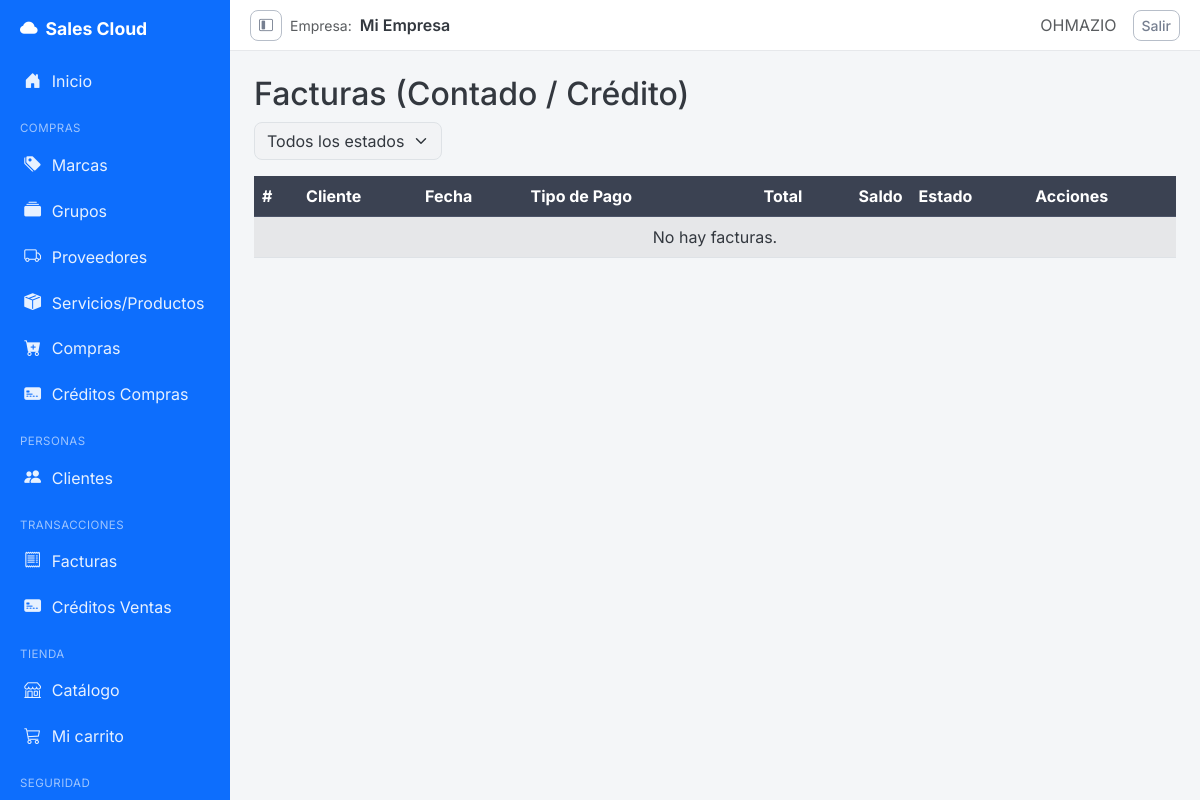
The page /creditos/facturas/ (signed in) on the database as committed earlier.
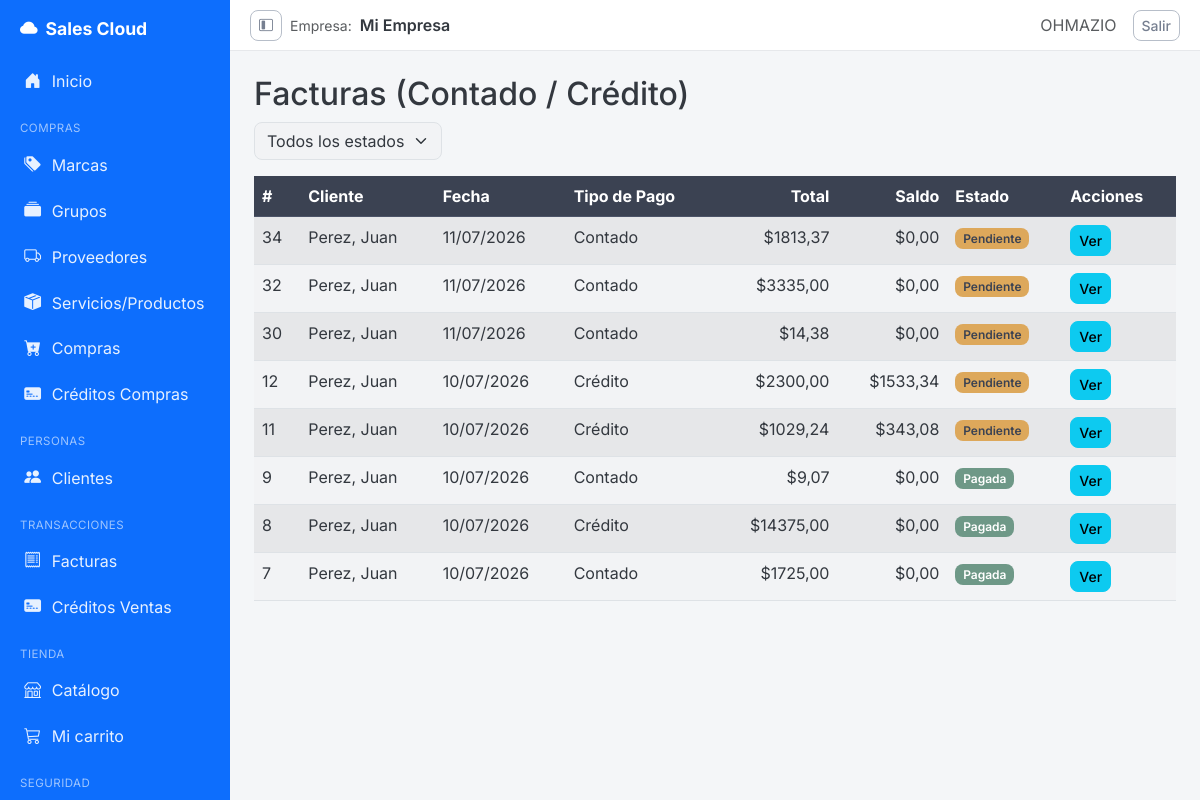
The same page on the database as committed later.
### billing/models.py (models this page shows, shortened)
class Invoice(models.Model):
    TIPO_PAGO_CONTADO = 'CONTADO'
    TIPO_PAGO_CREDITO = 'CREDITO'
    TIPO_PAGO_CHOICES = [
        (TIPO_PAGO_CONTADO, 'Contado'),
        (TIPO_PAGO_CREDITO, 'Crédito'),
    ]
    ESTADO_PENDIENTE = 'PENDIENTE'
    ESTADO_PAGADA = 'PAGADA'
    ESTADO_CHOICES = [
        (ESTADO_PENDIENTE, 'Pendiente'),
        (ESTADO_PAGADA, 'Pagada'),
    ]
    customer = models.ForeignKey(Customer, on_delete=models.PROTECT, related_name='invoices')
    invoice_date = models.DateTimeField(auto_now_add=True)
    subtotal = models.DecimalField(max_digits=12, decimal_places=2, default=0)
    tax = models.DecimalField(max_digits=12, decimal_places=2, default=0)
    total = models.DecimalField(max_digits=12, decimal_places=2, default=0)
    is_active = models.BooleanField(default=True)
    tipo_pago = models.CharField(max_length=10, choices=TIPO_PAGO_CHOICES, default=TIPO_PAGO_CONTADO)
    saldo = models.DecimalField(max_digits=10, decimal_places=2, default=0)
    estado = models.CharField(max_length=10, choices=ESTADO_CHOICES, default=ESTADO_PENDIENTE)
    class Meta:
        ordering = ['-invoice_date']
        permissions = [
            ('export_invoice', 'Can export invoice'),
            ('print_invoice', 'Can print invoice'),
        ]

class Customer(models.Model):
    DOCUMENT_CEDULA = 'CEDULA'
    DOCUMENT_RUC = 'RUC'
    DOCUMENT_CHOICES = [
        (DOCUMENT_CEDULA, 'Cédula'),
        (DOCUMENT_RUC, 'RUC'),
    ]
    dni = models.CharField(max_length=13, unique=True, verbose_name='DNI/RUC', validators=[validate_cedula_ec])
    document_type = models.CharField(max_length=10, choices=DOCUMENT_CHOICES, default=DOCUMENT_CEDULA, blank=True)
    business_name = models.CharField(max_length=200, blank=True, null=True, verbose_name='Razón Social')
    first_name = models.CharField(max_length=100)
    last_name = models.CharField(max_length=100)
    email = models.EmailField(blank=True, null=True)
    phone = models.CharField(max_length=20, blank=True, null=True)
    address = models.TextField(blank=True, null=True)
    is_active = models.BooleanField(default=True)
    created_at = models.DateTimeField(auto_now_add=True)
    updated_at = models.DateTimeField(auto_now=True)
    class Meta:
        ordering = ['last_name', 'first_name']
        permissions = [
            ('export_customer', 'Can export customer'),
            ('print_customer', 'Can print customer'),
        ]
    def __str__(self): return f'{self.last_name}, {self.first_name}'

### creditos_ventas/views.py (the view)
# urls.py: path('facturas/', views.FacturaVentaListView.as_view(), name='factura_list'),
class FacturaVentaListView(LoginRequiredMixin, PermissionRequiredMixin, ListView):
    model = Invoice
    template_name = 'creditos_ventas/factura_list.html'
    context_object_name = 'facturas'
    paginate_by = 15
    permission_required = 'billing.view_invoice'
    permission_redirect_url = '/'
    def get_queryset(self):
        qs = Invoice.objects.select_related('customer').order_by('-invoice_date')
        estado = self.request.GET.get('estado', '').strip()
        if estado in (Invoice.ESTADO_PENDIENTE, Invoice.ESTADO_PAGADA):
            qs = qs.filter(estado=estado)
        return qs
    def get_context_data(self, **kwargs):
        context = super().get_context_data(**kwargs)
        context['estado_filtro'] = self.request.GET.get('estado', '')
        return context

### security/templatetags/security_tags.py (called while the page is built)
@register.filter(name='has_group')
def has_group(user, group_name):
    if not user.is_authenticated:
        return False
    if user.is_superuser:      # el superusuario ve todo
        return True
    return user.groups.filter(name=group_name).exists()

### shared/mixins.py (called while the page is built)
    def dispatch(self, request, *args, **kwargs):
        if not request.user.has_perm(self.permission_required):
            messages.error(request, self.permission_error_message)
            return redirect(self.permission_redirect_url)
        return super().dispatch(request, *args, **kwargs)

### storefront/context_processors.py (called while the page is built)
def cart(request):
    return {'cart': Cart(request)}

### creditos_ventas/templates/creditos_ventas/factura_list.html (shortened to what this page needs)
{% extends 'billing/base_sidebar.html' %}
{% block content %}
<h2>Facturas (Contado / Crédito)</h2>
<form method="get" class="row g-2 align-items-center mb-3">
  <div class="col-auto">
    <select name="estado" class="form-select" onchange="this.form.submit()">
      <option value="" {% if not estado_filtro %}selected{% endif %}>Todos los estados</option>
    </select>
  </div>
</form>
<table class="table table-striped table-hover">
  <thead class="table-dark">
    <tr>
      <th>#</th><th>Cliente</th><th>Fecha</th><th>Tipo de Pago</th>
      <th class="text-end">Total</th><th class="text-end">Saldo</th><th>Estado</th><th>Acciones</th>
    </tr>
  </thead>
  <tbody>
    {% for factura in facturas %}
    <tr>
      <td>{{ factura.id }}</td>
      <td>{{ factura.customer }}</td>
      <td>{{ factura.invoice_date|date:"d/m/Y" }}</td>
      <td>{{ factura.get_tipo_pago_display }}</td>
      <td class="text-end">${{ factura.total }}</td>
      <td class="text-end">${{ factura.saldo }}</td>
      <td>
        <span class="badge {% if factura.estado == 'PAGADA' %}bg-success{% else %}bg-warning text-dark{% endif %}">
          {{ factura.get_estado_display }}
        </span>
      </td>
      <td>
        <a href="{% url 'creditos_ventas:factura_detail' factura.pk %}" class="btn btn-sm btn-info">Ver</a>
      </td>
    </tr>
    {% empty %}
    <tr><td colspan="8" class="text-center">No hay facturas.</td></tr>
    {% endfor %}
  </tbody>
</table>
{% endblock %}

Rows that differ between the two databases and show on the page:
added Invoice: id "34", customer "Perez, Juan", invoice_date "11/07/2026", tipo_pago "Contado", total "1813,37", saldo "0,00", estado "Pendiente"
added Invoice: id "32", customer "Perez, Juan", invoice_date "11/07/2026", tipo_pago "Contado", total "3335,00", saldo "0,00", estado "Pendiente"
added Invoice: id "30", customer "Perez, Juan", invoice_date "11/07/2026", tipo_pago "Contado", total "14,38", saldo "0,00", estado "Pendiente"
added Invoice: id "12", customer "Perez, Juan", invoice_date "10/07/2026", tipo_pago "Crédito", total "2300,00", saldo "1533,34", estado "Pendiente"
added Invoice: id "11", customer "Perez, Juan", invoice_date "10/07/2026", tipo_pago "Crédito", total "1029,24", saldo "343,08", estado "Pendiente"
added Invoice: id "9", customer "Perez, Juan", invoice_date "10/07/2026", tipo_pago "Contado", total "9,07", saldo "0,00", estado "Pagada"
added Invoice: id "8", customer "Perez, Juan", invoice_date "10/07/2026", tipo_pago "Crédito", total "14375,00", saldo "0,00", estado "Pagada"
added Invoice: id "7", customer "Perez, Juan", invoice_date "10/07/2026", tipo_pago "Contado", total "1725,00", saldo "0,00", estado "Pagada"
Other text that changed with them:
text no longer shown: "No hay facturas."
